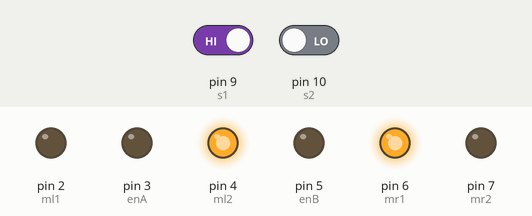
Bench run of a sketch on a simulated Arduino Uno, built with avr-gcc and run on an emulated ATmega328P. Shown: output pins drawn as LEDs (lit = HIGH). The test bench sets the inputs (shaded band); at power-on: pin 9 (s1) HIGH, pin 10 (s2) LOW.

Above: at 0.1 s.
At 1.2 s:
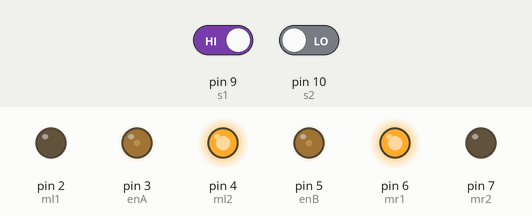
Timing chart, 0 to 0.1 s (numbered marks = the images above; inputs shaded):
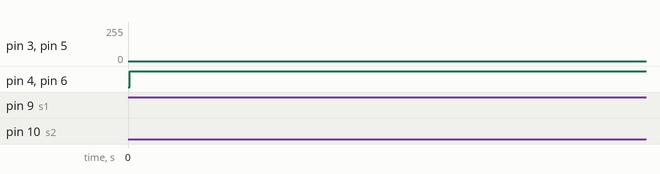

The sketch:

autobot_code.ino
```cpp
int w=0,b=1;
int ml1 = 2;
int ml2 = 4;
int mr1 = 6;
int mr2 = 7;
int enA = 3;
int enB = 5;
int s1=9;
int s2=10;
void setup() {
  pinMode (ml1, OUTPUT);
  pinMode (ml2, OUTPUT);
  pinMode (mr1, OUTPUT);
  pinMode (mr2, OUTPUT);
  pinMode(s1,INPUT);
  pinMode(s2,INPUT);
  Serial.begin(9600);
}
void forward()
{
  digitalWrite(ml1, HIGH);
  digitalWrite(ml2, LOW);
  digitalWrite(mr1, HIGH);
  digitalWrite(mr2, LOW);
  analogWrite(enA, 50);
  analogWrite(enB, 50);
}
void left()
{
  digitalWrite(ml1, LOW);
  digitalWrite(ml2, HIGH);
  digitalWrite(mr1, HIGH);
  digitalWrite(mr2, LOW);
  analogWrite(enA, 50);
  analogWrite(enB, 50);
}
void right()
{
  digitalWrite(ml1, HIGH);
  digitalWrite(ml2, LOW);
  digitalWrite(mr1, LOW);
  digitalWrite(mr2, HIGH);
  analogWrite(enA, 50);
  analogWrite(enB, 50);
}
void stop1()
{
  digitalWrite(ml1, LOW);
  digitalWrite(ml2, LOW);
  digitalWrite(mr1, LOW);
  digitalWrite(mr2, LOW);
  analogWrite(enA, 0);
  analogWrite(enB, 0);
}
void loop() {
  int sen1 = digitalRead(s1);
  int sen2 = digitalRead(s2);

  if (sen1 == w && sen2 == w)  {
    analogWrite(enA, 80);
    analogWrite(enB, 80);
      forward();
      //delay(1000);
      //Serial.println("forward");
     }
  if (sen1 == b && sen2 == w)  {
    analogWrite(enA, 80);
    analogWrite(enB, 80);
    left();
    //delay(1000);
    //Serial.println("left");
  }
  if (sen1 == w && sen2 == b)  {
   analogWrite(enA, 80);
   analogWrite(enB, 80);
    right();
    //delay(1000);
    //Serial.println("right");
      }
  if (sen1 == b && sen2 == b)  {
    //delay(1000);
    //Serial.println("stop");
    stop1();
  }
}
```
